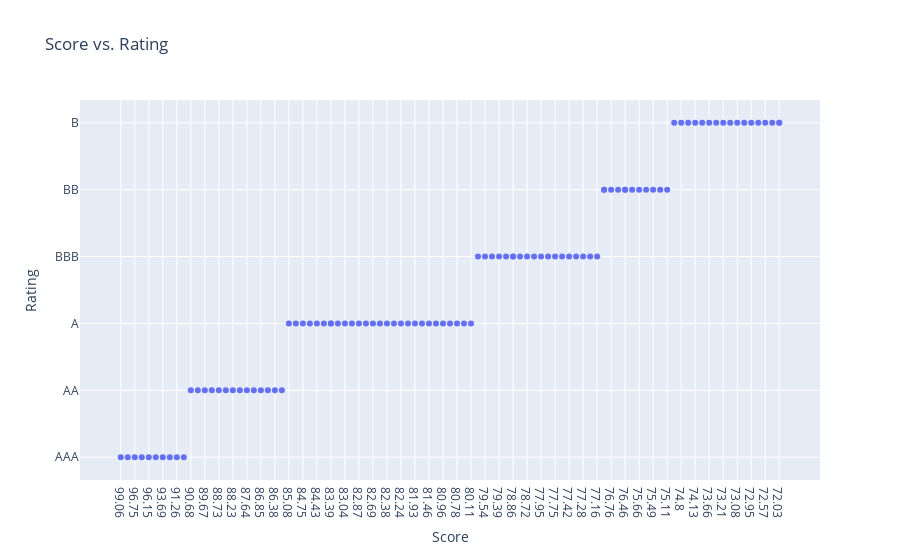

The notebook cell saved with this chart:
### Code cell
# Scatter Plot

fig = px.scatter(df, x='Score', y='Rating', title='Score vs. Rating')
fig.show()

### Figure 1 — Plotly figure (JSON) as saved in the notebook; plotly's stock layout.template omitted (floating-point values rounded to 4 significant figures)
{"data": [{"hovertemplate": "Score=%{x}<br>Rating=%{y}<extra></extra>", "legendgroup": "", "marker": {"color": "#636efa", "symbol": "circle"}, "mode": "markers", "name": "", "orientation": "v", "showlegend": false, "type": "scatter", "x": ["99.06", "98.13", "96.75", "96.53", "96.15", "94.4", "93.69", "92.08", "91.26", "91.23", "90.68", "90.3", "89.67", "89.11", "88.73", "88.52", "88.23", "87.76", "87.64", "87.62", "86.85", "86.6", "86.38", "86.02", "85.08", "84.96", "84.75", "84.64", "84.43", "83.79", "83.39", "83.39", "83.26", "83.04", "82.95", "82.87", "82.8", "82.69", "82.48", "82.38", "82.34", "82.24", "82.06", "81.93", "81.82", "81.46", "81.08", "80.96", "80.83", "80.78", "80.68", "80.11", "79.69", "79.54", "79.46", "79.39", "79.08", "78.86", "78.86", "78.77", "78.72", "78.49", "77.95", "77.94", "77.75", "77.55", "77.42", "77.35", "77.28", "77.22", "77.16", "76.77", "76.77", "76.76", "76.56", "76.46", "76.46", "76.32", "75.66", "75.52", "75.49", "75.45", "75.11", "74.89", "74.8", "74.79", "74.13", "74.11", "73.66", "73.59", "73.21", "73.16", "73.08", "73.05", "72.95", "72.74", "72.57", "72.33", "72.03", "72.03"], "xaxis": "x", "y": ["AAA", "AAA", "AAA", "AAA", "AAA", "AAA", "AAA", "AAA", "AAA", "AAA", "AA", "AA", "AA", "AA", "AA", "AA", "AA", "AA", "AA", "AA", "AA", "AA", "AA", "AA", "A", "A", "A", "A", "A", "A", "A", "A", "A", "A", "A", "A", "A", "A", "A", "A", "A", "A", "A", "A", "A", "A", "A", "A", "A", "A", "A", "A", "BBB", "BBB", "BBB", "BBB", "BBB", "BBB", "BBB", "BBB", "BBB", "BBB", "BBB", "BBB", "BBB", "BBB", "BBB", "BBB", "BBB", "BBB", "BBB", "BB", "BB", "BB", "BB", "BB", "BB", "BB", "BB", "BB", "BB", "BB", "BB", "B", "B", "B", "B", "B", "B", "B", "B", "B", "B", "B", "B", "B", "B", "B", "B", "B"], "yaxis": "y"}], "layout": {"legend": {"tracegroupgap": 0}, "title": {"text": "Score vs. Rating"}, "xaxis": {"anchor": "y", "domain": [0, 1], "title": {"text": "Score"}}, "yaxis": {"anchor": "x", "domain": [0, 1], "title": {"text": "Rating"}}}}
